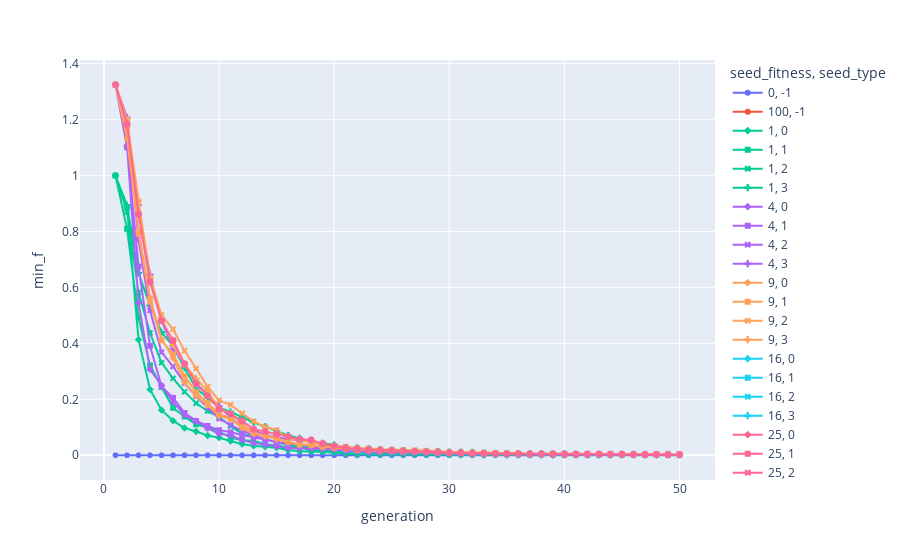
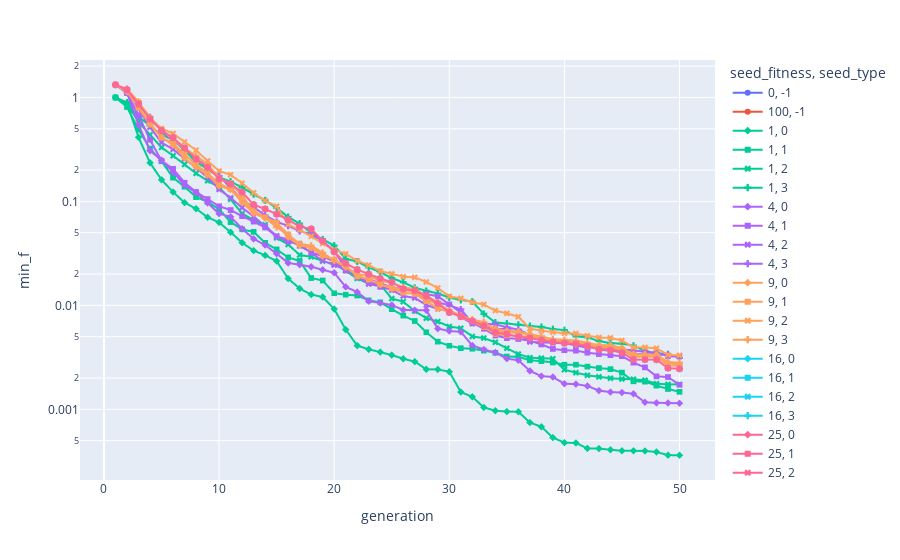

Notebook code cell kept with these figures, in order:
### Code cell
# Visualize Performance Data:
import pandas as pd
import plotly.express as px

performance_df = pd.read_csv("test_out/performance.csv")
performance_df = performance_df[performance_df.crossover_type == "combine"].drop(columns=["crossover_type"])

mean_performance_df = performance_df.groupby(["seed_type", "seed_fitness", "generation"], as_index=False).mean()

fig = px.line(mean_performance_df, y="min_f", x="generation", color="seed_fitness", symbol="seed_type")
fig.show()
fig.update_layout(yaxis_type="log")
fig.show()
